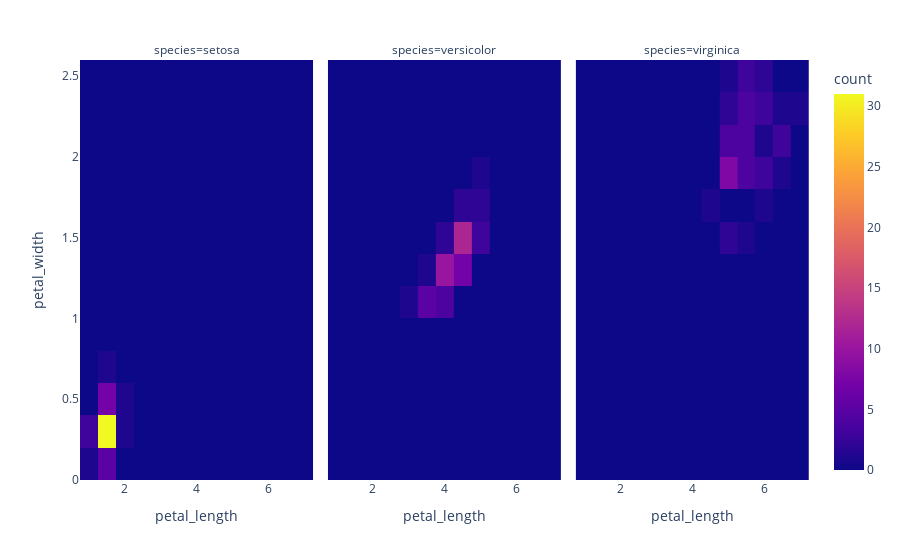

Here is the notebook cell this chart was saved with:
### Code cell
fig = px.density_heatmap(iris, x='petal_length', y='petal_width',
                        nbinsx=20, nbinsy=20,
                        facet_col='species')
fig.show()

### Figure 1 — Plotly figure (JSON) as saved in the notebook; plotly's stock layout.template omitted (floating-point values rounded to 4 significant figures)
{"data": [{"coloraxis": "coloraxis", "hovertemplate": "species=setosa<br>petal_length=%{x}<br>petal_width=%{y}<br>count=%{z}<extra></extra>", "name": "", "nbinsx": 20, "nbinsy": 20, "type": "histogram2d", "x": [1.4, 1.4, 1.3, 1.5, 1.4, 1.7, 1.4, 1.5, 1.4, 1.5, 1.5, 1.6, 1.4, 1.1, 1.2, 1.5, 1.3, 1.4, 1.7, 1.5, 1.7, 1.5, 1, 1.7, 1.9, 1.6, 1.6, 1.5, 1.4, 1.6, 1.6, 1.5, 1.5, 1.4, 1.5, 1.2, 1.3, 1.5, 1.3, 1.5, 1.3, 1.3, 1.3, 1.6, 1.9, 1.4, 1.6, 1.4, 1.5, 1.4], "xaxis": "x", "xbingroup": "x", "y": [0.2, 0.2, 0.2, 0.2, 0.2, 0.4, 0.3, 0.2, 0.2, 0.1, 0.2, 0.2, 0.1, 0.1, 0.2, 0.4, 0.4, 0.3, 0.3, 0.3, 0.2, 0.4, 0.2, 0.5, 0.2, 0.2, 0.4, 0.2, 0.2, 0.2, 0.2, 0.4, 0.1, 0.2, 0.1, 0.2, 0.2, 0.1, 0.2, 0.2, 0.3, 0.3, 0.2, 0.6, 0.4, 0.3, 0.2, 0.2, 0.2, 0.2], "yaxis": "y", "ybingroup": "y"}, {"coloraxis": "coloraxis", "hovertemplate": "species=versicolor<br>petal_length=%{x}<br>petal_width=%{y}<br>count=%{z}<extra></extra>", "name": "", "nbinsx": 20, "nbinsy": 20, "type": "histogram2d", "x": [4.7, 4.5, 4.9, 4, 4.6, 4.5, 4.7, 3.3, 4.6, 3.9, 3.5, 4.2, 4, 4.7, 3.6, 4.4, 4.5, 4.1, 4.5, 3.9, 4.8, 4, 4.9, 4.7, 4.3, 4.4, 4.8, 5, 4.5, 3.5, 3.8, 3.7, 3.9, 5.1, 4.5, 4.5, 4.7, 4.4, 4.1, 4, 4.4, 4.6, 4, 3.3, 4.2, 4.2, 4.2, 4.3, 3, 4.1], "xaxis": "x2", "xbingroup": "x", "y": [1.4, 1.5, 1.5, 1.3, 1.5, 1.3, 1.6, 1, 1.3, 1.4, 1, 1.5, 1, 1.4, 1.3, 1.4, 1.5, 1, 1.5, 1.1, 1.8, 1.3, 1.5, 1.2, 1.3, 1.4, 1.4, 1.7, 1.5, 1, 1.1, 1, 1.2, 1.6, 1.5, 1.6, 1.5, 1.3, 1.3, 1.3, 1.2, 1.4, 1.2, 1, 1.3, 1.2, 1.3, 1.3, 1.1, 1.3], "yaxis": "y2", "ybingroup": "y"}, {"coloraxis": "coloraxis", "hovertemplate": "species=virginica<br>petal_length=%{x}<br>petal_width=%{y}<br>count=%{z}<extra></extra>", "name": "", "nbinsx": 20, "nbinsy": 20, "type": "histogram2d", "x": [6, 5.1, 5.9, 5.6, 5.8, 6.6, 4.5, 6.3, 5.8, 6.1, 5.1, 5.3, 5.5, 5, 5.1, 5.3, 5.5, 6.7, 6.9, 5, 5.7, 4.9, 6.7, 4.9, 5.7, 6, 4.8, 4.9, 5.6, 5.8, 6.1, 6.4, 5.6, 5.1, 5.6, 6.1, 5.6, 5.5, 4.8, 5.4, 5.6, 5.1, 5.1, 5.9, 5.7, 5.2, 5, 5.2, 5.4, 5.1], "xaxis": "x3", "xbingroup": "x", "y": [2.5, 1.9, 2.1, 1.8, 2.2, 2.1, 1.7, 1.8, 1.8, 2.5, 2, 1.9, 2.1, 2, 2.4, 2.3, 1.8, 2.2, 2.3, 1.5, 2.3, 2, 2, 1.8, 2.1, 1.8, 1.8, 1.8, 2.1, 1.6, 1.9, 2, 2.2, 1.5, 1.4, 2.3, 2.4, 1.8, 1.8, 2.1, 2.4, 2.3, 1.9, 2.3, 2.5, 2.3, 1.9, 2, 2.3, 1.8], "yaxis": "y3", "ybingroup": "y"}], "layout": {"annotations": [{"font": {}, "showarrow": false, "text": "species=setosa", "x": 0.16, "xanchor": "center", "xref": "paper", "y": 1, "yanchor": "bottom", "yref": "paper"}, {"font": {}, "showarrow": false, "text": "species=versicolor", "x": 0.5, "xanchor": "center", "xref": "paper", "y": 1, "yanchor": "bottom", "yref": "paper"}, {"font": {}, "showarrow": false, "text": "species=virginica", "x": 0.84, "xanchor": "center", "xref": "paper", "y": 1, "yanchor": "bottom", "yref": "paper"}], "coloraxis": {"colorbar": {"title": {"text": "count"}}, "colorscale": [[0, "#0d0887"], [0.1111, "#46039f"], [0.2222, "#7201a8"], [0.3333, "#9c179e"], [0.4444, "#bd3786"], [0.5556, "#d8576b"], [0.6667, "#ed7953"], [0.7778, "#fb9f3a"], [0.8889, "#fdca26"], [1, "#f0f921"]]}, "legend": {"tracegroupgap": 0}, "margin": {"t": 60}, "xaxis": {"anchor": "y", "domain": [0, 0.32], "title": {"text": "petal_length"}}, "xaxis2": {"anchor": "y2", "domain": [0.34, 0.66], "matches": "x", "title": {"text": "petal_length"}}, "xaxis3": {"anchor": "y3", "domain": [0.68, 1.0], "matches": "x", "title": {"text": "petal_length"}}, "yaxis": {"anchor": "x", "domain": [0, 1], "title": {"text": "petal_width"}}, "yaxis2": {"anchor": "x2", "domain": [0, 1], "matches": "y", "showticklabels": false}, "yaxis3": {"anchor": "x3", "domain": [0, 1], "matches": "y", "showticklabels": false}}}
